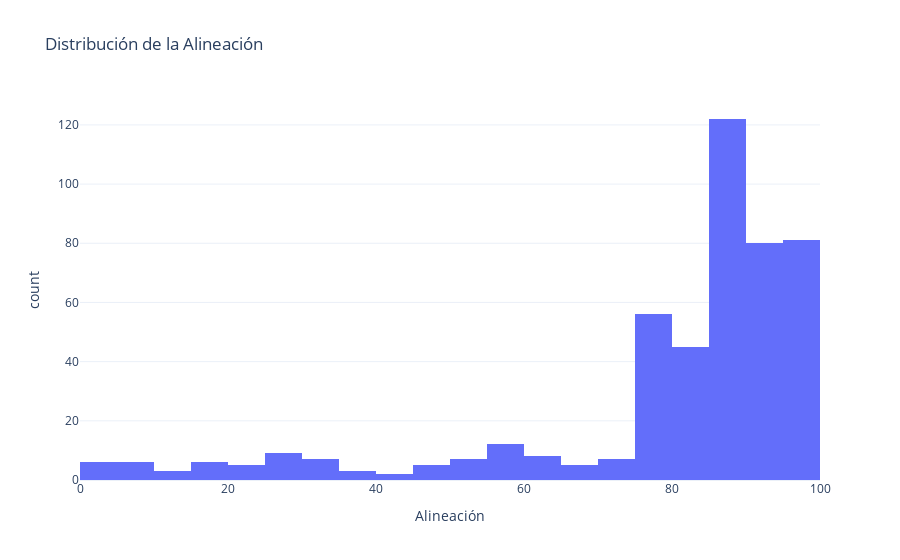

Notebook source saved alongside this figure:
### Markdown cell above
La distribución de la temperatura muestra una concentración principal entre **60°C y 90°C**, correspondiente a los niveles difusos "Normal" y "Alta". Aunque existen valores en los extremos más bajos (50°C) y altos (110°C), son significativamente menos frecuentes. La distribución tiene un **sesgo positivo leve**, con una cola extendida hacia valores altos, indicando la presencia de temperaturas elevadas poco comunes. La **curtosis** es mesocúrtica, con una dispersión equilibrada pero sin picos pronunciados. Esto sugiere que la temperatura generalmente se encuentra dentro de rangos aceptables, pero con algunos casos de riesgo en valores altos que deben monitorearse.

### Code cell
fig_alineacion = px.histogram(df, x="alineacion", nbins=20, title="Distribución de la Alineación",
                              labels={"alineacion": "Alineación"}, template="plotly_white")
fig_alineacion.show()

### Figure 1 — Plotly figure (JSON) as saved in the notebook; plotly's stock layout.template omitted (floating-point values rounded to 4 significant figures; data arrays with more than 128 entries replaced by an {"elided": "..."} marker saying what was removed)
{"data": [{"alignmentgroup": "True", "bingroup": "x", "hovertemplate": "Alineación=%{x}<br>count=%{y}<extra></extra>", "legendgroup": "", "marker": {"color": "#636efa", "pattern": {"shape": ""}}, "name": "", "nbinsx": 20, "offsetgroup": "", "orientation": "v", "showlegend": false, "type": "histogram", "x": {"elided": "475 float values"}, "xaxis": "x", "yaxis": "y"}], "layout": {"barmode": "relative", "legend": {"tracegroupgap": 0}, "title": {"text": "Distribución de la Alineación"}, "xaxis": {"anchor": "y", "domain": [0, 1], "title": {"text": "Alineación"}}, "yaxis": {"anchor": "x", "domain": [0, 1], "title": {"text": "count"}}}}
